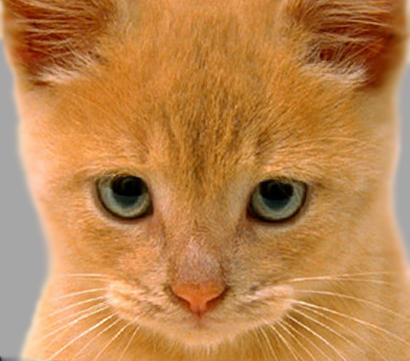
#> input picture data/01_cat.bmp, 410 x 361 px
$ python proj1_part1.py   (older library calls are emulated)
#> lines starting #> are read from the running program, lines starting #| are printed output that depends on the picture
### code/helpers.py
# Project Image Filtering and Hybrid Images Stencil Code
# Based on previous and current work
# by James Hays for CSCI 1430 @ Brown and
# CS 4495/6476 @ Georgia Tech
import numpy as np
from numpy import pi, exp, sqrt
from skimage import io, img_as_ubyte, img_as_float32
from skimage.transform import rescale


# [25 lines left out: function vis_hybrid_image, not called in this run]

def load_image(path):
#> called with path = '../data/01_cat.bmp'
    return img_as_float32(io.imread(path))


def save_image(path, im):
    return io.imsave(path, img_as_ubyte(im.copy()))

### code/student.py
# Project Image Filtering and Hybrid Images Stencil Code
# Based on previous and current work
# by James Hays for CSCI 1430 @ Brown and
# CS 4495/6476 @ Georgia Tech
import numpy as np
from numpy import pi, exp, sqrt
from skimage import io, img_as_ubyte, img_as_float32
from skimage.transform import rescale


def my_imfilter(image, kernel):
    """
    Your function should meet the requirements laid out on the project webpage.
    Apply a filter (using kernel) to an image. Return the filtered image. To
    achieve acceptable runtimes, you MUST use numpy multiplication and summation
    when applying the kernel.
    Inputs
    - image: numpy nd-array of dim (m,n) or (m, n, c)
    - kernel: numpy nd-array of dim (k, l)
    Returns
    - filtered_image: numpy nd-array of dim of equal 2D size (m,n) or 3D size (m, n, c)
    Errors if:
    - filter/kernel has any even dimension -> raise an Exception with a suitable error message.
    """
    filtered_image = np.zeros(image.shape)

    ##################


    # Your code here #
    print('my_imfilter function is started')
    kernel_row = kernel.shape[0]
    kernel_col = kernel.shape[1]

    assert kernel_row % 2 == 1
    assert kernel_col % 2 == 1

    img_row = image.shape[0]
#> img_row = 253
    img_col = image.shape[1]
#> img_col = 287
    img_channel = image.shape[2] if len(image.shape) == 3 else 1
#> img_channel = 3

    stride = 1

    # img_new_shape = (img_old_shape - kernel_shape) / stride + 1
    # => Padding shape mean img new shape == old_shape => Padding size

    padding_row = int((img_row * (stride - 1) + kernel_row - 1) / 2)
#> padding_row = 1
    padding_col = int((img_col * (stride - 1) + kernel_col - 1) / 2)
#> padding_col = 1

    padding_shape = ((padding_row,), (padding_col,)) if img_channel == 1 \
        else ((padding_row,), (padding_col,), (0,))
#> padding_shape = ((1,), (1,), (0,))
    padding_image = np.pad(image,
                           padding_shape,
                           mode='constant',
                           constant_values=0)

    kernel = np.rot90(kernel, 2)

    if img_channel > 1:
        kernel = np.repeat(kernel[:, :, np.newaxis], 3, axis=2)

    for row in range(0, img_row):
        for col in range(0, img_col):
            filtered_image[row, col] = np.sum(np.sum(np.multiply(
                padding_image[row: row + kernel_row, col: col + kernel_col],
                kernel), axis=1), axis=0)
    filtered_image = normalize(filtered_image)
    print('my_imfilter function is ended')
    ##################

    return filtered_image

def normalize(img):
    ''' Function to normalize an input array to 0-1 '''
    img_min = img.min()
#> img_min = 1.55e-09
    img_max = img.max()
#> img_max = 1
    return (img - img_min) / (img_max - img_min)
#> returned value: shape (253, 287, 3) float64


"""
EXTRA CREDIT placeholder function
"""


# [70 lines left out: functions my_imfilter_fft, gen_hybrid_image, not called in this run]

### code/proj1_part1.py
# Project Image Filtering and Hybrid Images - Tests on my_imfilter function
# Based on previous and current work
# by James Hays for CSCI 1430 @ Brown and
# CS 4495/6476 @ Georgia Tech
import os
from skimage.transform import rescale
import numpy as np
from numpy import pi, exp, sqrt
import matplotlib.pyplot as plt
from helpers import load_image, save_image

from student import my_imfilter

resultsDir = '..' + os.sep + 'results'
if not os.path.exists(resultsDir):
    os.mkdir(resultsDir)

test_image = load_image('../data/01_cat.bmp')
test_image = rescale(test_image, 0.7, mode='reflect', multichannel=True)

'''
Identity filter
This filter should do nothing regardless of the padding method you use.
'''
identity_filter = np.asarray(
    [[0, 0, 0], [0, 1, 0], [0, 0, 0]], dtype=np.float32)
identity_image = my_imfilter(test_image, identity_filter)
plt.imshow(identity_image)
plt.show()
done = save_image('../results/identity_image.jpg', identity_image)

'''
Small blur with a box filter
This filter should remove some high frequencies.
'''
blur_filter = np.ones((3, 3), dtype=np.float32)
# making the filter sum to 1
blur_filter /= np.sum(blur_filter, dtype=np.float32)
blur_image = my_imfilter(test_image, blur_filter)
plt.imshow(blur_image)
plt.show()
done = save_image(resultsDir + os.sep + 'blur_image.jpg', blur_image)


'''
Large blur
This blur would be slow to do directly, so we instead use the fact that Gaussian blurs are separable and blur sequentially in each direction.
'''
# generate a 1x(2k+1) gaussian kernel with mean=0 and sigma = s, see https://stackoverflow.com/questions/17190649/how-to-obtain-a-gaussian-filter-in-python
s, k = 10, 12
large_1d_blur_filter = np.asarray(
    [exp(-z*z/(2*s*s))/sqrt(2*pi*s*s) for z in range(-k, k+1)], dtype=np.float32)
large_1d_blur_filter = large_1d_blur_filter.reshape(-1, 1)
large_blur_image = my_imfilter(test_image, large_1d_blur_filter)
# notice the T operator which transposes the filter
large_blur_image = my_imfilter(large_blur_image, large_1d_blur_filter.T)
#> in my_imfilter (call 4), `padding_image = np.pad(image, padding_shape, mode='constant', constant..`:
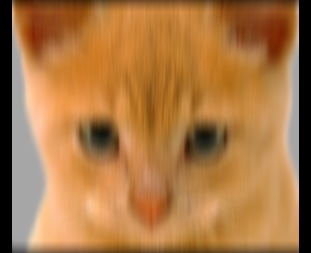
#> padding_image: shape (253, 311, 3) float64; mean R, G, B 0.669, 0.469, 0.27
#> in my_imfilter (call 4), `kernel = np.repeat(kernel[:, :, np.newaxis], 3, axis=2)`: kernel = 25 rows, first 8: [0.0194, 0.0194, 0.0194], [0.0218, 0.0218, 0.0218], [0.0242, 0.0242, 0.0242], [0.0266, 0.0266, 0.0266], [0.029, 0.029, 0.029], [0.0312, 0.0312, 0.0312], [0.0333, 0.0333, 0.0333], [0.0352, 0.0352, 0.0352]
#> after the loop in my_imfilter (call 4), `for row in range(0, img_row):`:
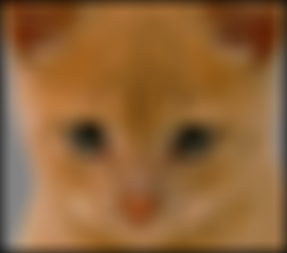
#> filtered_image: shape (253, 287, 3) float64; mean R, G, B 0.561, 0.391, 0.222
#> in normalize (call 4), `img_min = img.min()`: img_min = 0.0213
#> in normalize (call 4), `img_max = img.max()`: img_max = 0.782
#> in normalize (call 4), `return (img - img_min) / (img_max - img_min)`:
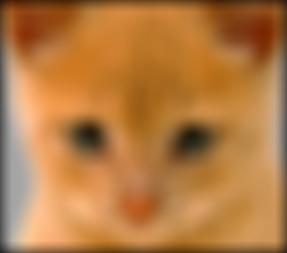
#> returned value: shape (253, 287, 3) float64; mean of channels 0, 1, 2 0.71, 0.486, 0.264; drawn as R, G, B
plt.imshow(large_blur_image)
plt.show()
done = save_image(resultsDir + os.sep +
                  'large_blur_image.jpg', large_blur_image)

# [8 lines of commented-out code are left out]

'''
Oriented filter (Sobel operator)
'''
sobel_filter = np.asarray([[-1, 0, 1], [-2, 0, 2], [-1, 0, 1]],
                          dtype=np.float32)  # should respond to horizontal gradients
sobel_image = my_imfilter(test_image, sobel_filter)
#> after the loop in my_imfilter (call 5), `for row in range(0, img_row):`:
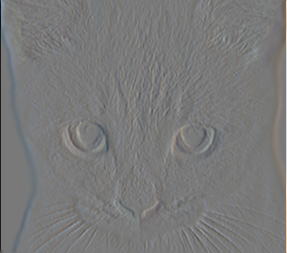
#> filtered_image: shape (253, 287, 3) float64; mean R, G, B -0.00097, -0.000108, 0.000712; drawn with min black and max white

# 0.5 added because the output image is centered around zero otherwise and mostly black
sobel_image = np.clip(sobel_image+0.5, 0.0, 1.0)
plt.imshow(sobel_image)
plt.show()
done = save_image(resultsDir + os.sep + 'sobel_image.jpg', sobel_image)


'''
High pass filter (discrete Laplacian)
'''
laplacian_filter = np.asarray(
    [[0, 1, 0], [1, -4, 1], [0, 1, 0]], dtype=np.float32)
laplacian_image = my_imfilter(test_image, laplacian_filter)
#> after the loop in my_imfilter (call 6), `for row in range(0, img_row):`:
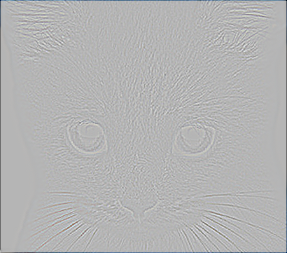
#> filtered_image: shape (253, 287, 3) float64; mean R, G, B -0.0109, -0.00872, -0.0065; drawn with min black and max white

# added because the output image is centered around zero otherwise and mostly black
laplacian_image = np.clip(laplacian_image+0.5, 0.0, 1.0)
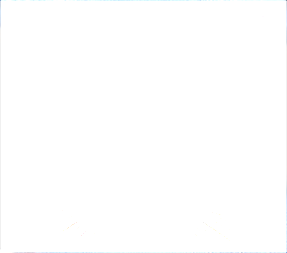
#> laplacian_image: shape (253, 287, 3) float64; mean R, G, B 0.999, 0.999, 1
plt.figure()
plt.imshow(laplacian_image)
plt.show()
done = save_image(resultsDir + os.sep + 'laplacian_image.jpg', laplacian_image)

# High pass "filter" alternative
high_pass_image = test_image - blur_image
high_pass_image = np.clip(high_pass_image+0.5, 0.0, 1.0)
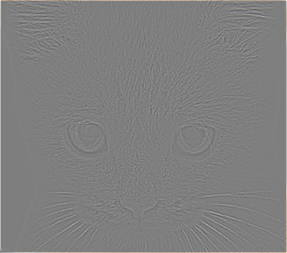
#> high_pass_image: shape (253, 287, 3) float64; mean R, G, B 0.501, 0.501, 0.501
plt.figure()
plt.imshow(high_pass_image)
plt.show()
done = save_image(resultsDir + os.sep + 'high_pass_image.jpg', high_pass_image)

$ run again, with data/01_dog.bmp copied over data/01_cat.bmp
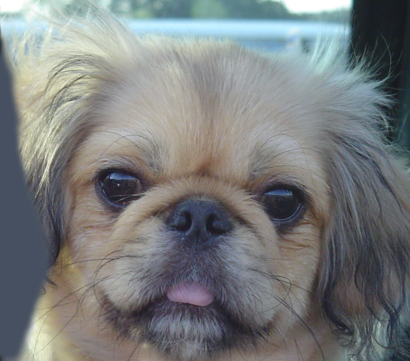
#> input picture data/01_dog.bmp, 410 x 361 px
#> img_min = 0.0676
#> img_max = 1
#> padding_image: shape (277, 287, 3) float32
#> padding_image: shape (253, 311, 3) float64
#> kernel = 25 rows, first 8: [0.0194, 0.0194, 0.0194], [0.0218, 0.0218, 0.0218], [0.0242, 0.0242, 0.0242], [0.0266, 0.0266, 0.0266], [0.029, 0.029, 0.029], [0.0312, 0.0312, 0.0312], [0.0333, 0.0333, 0.0333], [0.0352, 0.0352, 0.0352]
#> after the loop in my_imfilter (call 6), `for row in range(0, img_row):`:
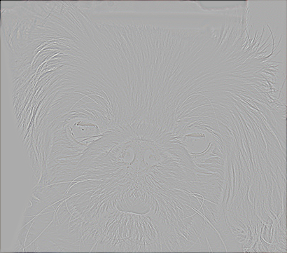
#> filtered_image: shape (253, 287, 3) float64; mean R, G, B -0.00621, -0.00677, -0.0069; drawn with min black and max white
#> `high_pass_image = np.clip(high_pass_image+0.5, 0.0, 1.0)`:
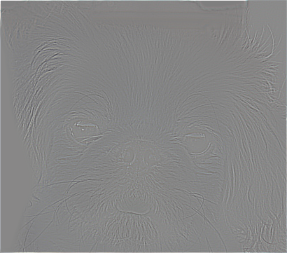
#> high_pass_image: shape (253, 287, 3) float64; mean R, G, B 0.528, 0.527, 0.527
